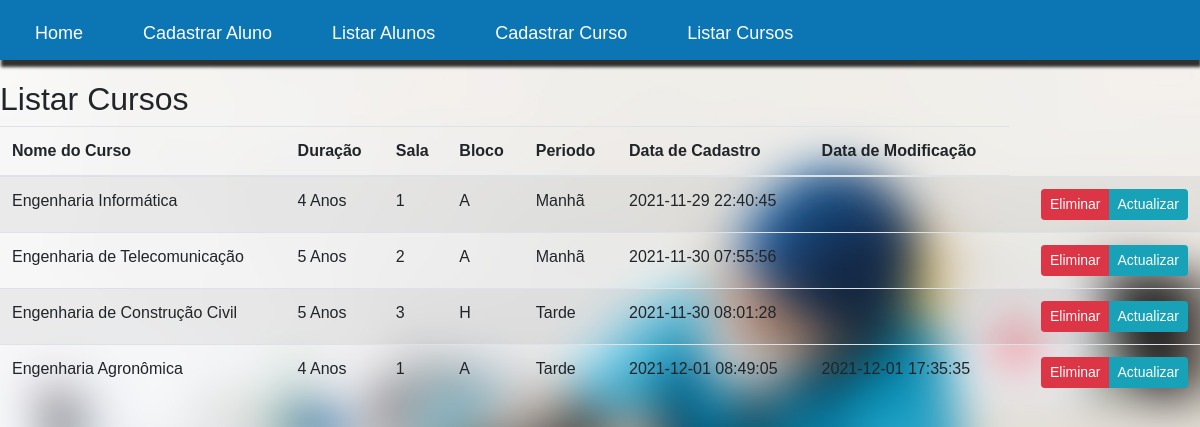
/listar_cursos.php, run on the app's committed database.
### tables this page shows
CREATE TABLE `tbl_cursos` (
  `codigo_curso` int(11) NOT NULL,
  `nome_curso` varchar(40) DEFAULT NULL,
  `duracao` varchar(10) DEFAULT NULL,
  `sala` varchar(40) DEFAULT NULL,
  `bloco` varchar(5) DEFAULT NULL,
  `periodo` varchar(10) DEFAULT NULL,
  `data_de_criacao` timestamp NOT NULL DEFAULT current_timestamp(),
  `data_de_modificacao` varchar(20) DEFAULT NULL
);

### listar_cursos.php (the view, shortened to what this page needs)
<?php
include_once 'inclue.php';
include_once 'menu.php';
include_once 'conexao2.php';
?>
<div class="conta  containe">
<h2 style="margin-top: -70px;">Listar Cursos</h2>
    <table class="table table-striped table-hover">
        <thead>
<tr>
<th>Nome do Curso  </th>
<th> Duração</th>
<th>Sala</th>
<th>Bloco</th>
<th>Periodo</th>
<th>Data de Cadastro</th>
<th>Data de Modificação</th>
</tr>
</thead>
        <tbody>
          <?php
        $xd="select * from tbl_cursos";
        $moringa=mysqli_query($con,$xd);
        foreach($moringa as $sp):
    ?>
<tr>
    <td> <?php  echo $sp['nome_curso'];  ?></td>
    <td><?php   echo $sp['duracao'];  ?></td>
    <td><?php   echo $sp['sala'];  ?></td>
    <td><?php   echo $sp['bloco'];  ?></td>
    <td><?php   echo $sp['periodo'];  ?></td>
    <td><?php   echo $sp['data_de_criacao'];  ?></td>
    <td><?php   echo $sp['data_de_modificacao'];  ?></td>
    <td>
        <div class="btn-group">
      <a href="deletar_cursos_cadastrado.php?codigo=<?php echo $sp['codigo_curso']; ?>" class="btn-sm btn-danger btn"> Eliminar</a>
      <a href="editar_curso_form.php?codigo=<?php echo $sp['codigo_curso']; ?>" class="btn-sm btn-info btn"> Actualizar</a>
        </div>
    </td>
</tr>
<?php endforeach;   ?>
        </tbody>
    </table>
    </div>
</body>
</html>

### estilo - Cópia.css (style rules this page uses)
body { font-family: sans-serif; }
body { background-image: url(imagens/bom.pn); background-size: cover; position: sticky; }

### listar.css (style rules this page uses)
.btn-group { float: right; }
body { background-image: url(imagens/qw.jpg); }

### cabeçalho_Rodape.css (style rules this page uses)
.containe { width: 85%; float: right; }
.containe { min-width: 50px; }

### estilo_menu_cima.css (style rules this page uses)
body { display: flex; font-family: sans-serif; margin: 0; padding: 0; }
div.conta { position: absolute; margin-top: 150px; width: 100%; }

### data on the page
tbl_cursos: nome_curso "Engenharia Informática", duracao "4 Anos", sala "1", bloco "A", periodo "Manhã", data_de_criacao "2021-11-29 22:40:45"
tbl_cursos: nome_curso "Engenharia de Telecomunicação", duracao "5 Anos", sala "2", bloco "A", periodo "Manhã", data_de_criacao "2021-11-30 07:55:56"
tbl_cursos: nome_curso "Engenharia de Construção Civil", duracao "5 Anos", sala "3", bloco "H", periodo "Tarde", data_de_criacao "2021-11-30 08:01:28"
tbl_cursos: nome_curso "Engenharia Agronômica", duracao "4 Anos", sala "1", bloco "A", periodo "Tarde", data_de_criacao "2021-12-01 08:49:05", data_de_modificacao "2021-12-01 17:35:35"
